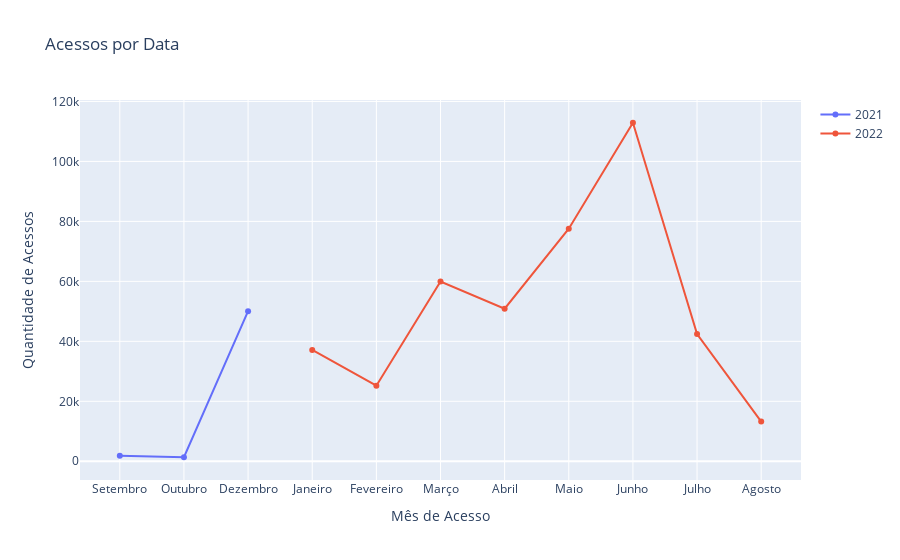

Notebook code for this chart:
### Markdown cell above
### Acessos por data:

### Code cell
graf2021 = go.Scatter(x=['Setembro', 'Outubro', 'Dezembro'],
                    y=dateAcess['Acessos'][8:],
                    name='2021')

graf2022 = go.Scatter(x=['Janeiro', 'Fevereiro', 'Março', 'Abril', 'Maio', 'Junho', 'Julho', 'Agosto'],
                    y=dateAcess['Acessos'][0:8],
                    name='2022')

layout = go.Layout(title='Acessos por Data',
                   yaxis={'title':'Quantidade de Acessos'},
                   xaxis={'title': 'Mês de Acesso'})

fig = go.Figure(data=[graf2021, graf2022], layout=layout)

py.iplot(fig)

### Figure 1 — Plotly figure (JSON) as saved in the notebook; plotly's stock layout.template omitted (floating-point values rounded to 4 significant figures)
{"data": [{"name": "2021", "x": ["Setembro", "Outubro", "Dezembro"], "y": [1810, 1341, 50049], "type": "scatter"}, {"name": "2022", "x": ["Janeiro", "Fevereiro", "Março", "Abril", "Maio", "Junho", "Julho", "Agosto"], "y": [37149, 25189, 59927, 50877, 77551, 112896, 42433, 13239], "type": "scatter"}], "layout": {"title": {"text": "Acessos por Data"}, "xaxis": {"title": {"text": "Mês de Acesso"}}, "yaxis": {"title": {"text": "Quantidade de Acessos"}}}}
